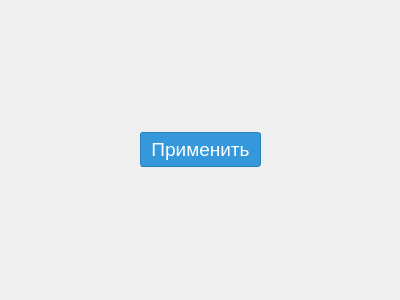
<?xml version="1.0" encoding="UTF-8"?>
<ui version="4.0">
 <class>FilterDialog_ExistingTables</class>
 <widget class="QDialog" name="FilterDialog_ExistingTables">
  <property name="geometry">
   <rect>
    <x>0</x>
    <y>0</y>
    <width>400</width>
    <height>300</height>
   </rect>
  </property>
  <property name="windowTitle">
   <string>Dialog</string>
  </property>
  <layout class="QVBoxLayout" name="verticalLayout">
   <item>
    <layout class="QHBoxLayout" name="horizontalLayout">
     <item>
      <spacer name="horizontalSpacer">
       <property name="orientation">
        <enum>Qt::Horizontal</enum>
       </property>
       <property name="sizeHint" stdset="0">
        <size>
         <width>40</width>
         <height>20</height>
        </size>
       </property>
      </spacer>
     </item>
     <item>
      <widget class="QPushButton" name="pushButton">
       <property name="font">
        <font>
         <family>Segoe UI</family>
         <pointsize>14</pointsize>
        </font>
       </property>
       <property name="styleSheet">
        <string notr="true">QPushButton {
	background-color: #3498db;
	border: 1px solid #2980b9;
	color: #ffffff;
	padding: 5px 10px;
	border-radius: 3px;
}

QPushButton:hover {
	background-color: #2184cb;
	border: 1px solid #1c6da5;
}

QPushButton:pressed {
	background-color: #1a548b;
	border: 1px solid #174172;
}

QPushButton:disabled {
	background-color: #d3d3d3;
	color: #555555;
	border: 1px solid #a3a3a3;
}</string>
       </property>
       <property name="text">
        <string>Применить</string>
       </property>
      </widget>
     </item>
     <item>
      <spacer name="horizontalSpacer_2">
       <property name="orientation">
        <enum>Qt::Horizontal</enum>
       </property>
       <property name="sizeHint" stdset="0">
        <size>
         <width>40</width>
         <height>20</height>
        </size>
       </property>
      </spacer>
     </item>
    </layout>
   </item>
  </layout>
 </widget>
 <resources/>
 <connections/>
</ui>
